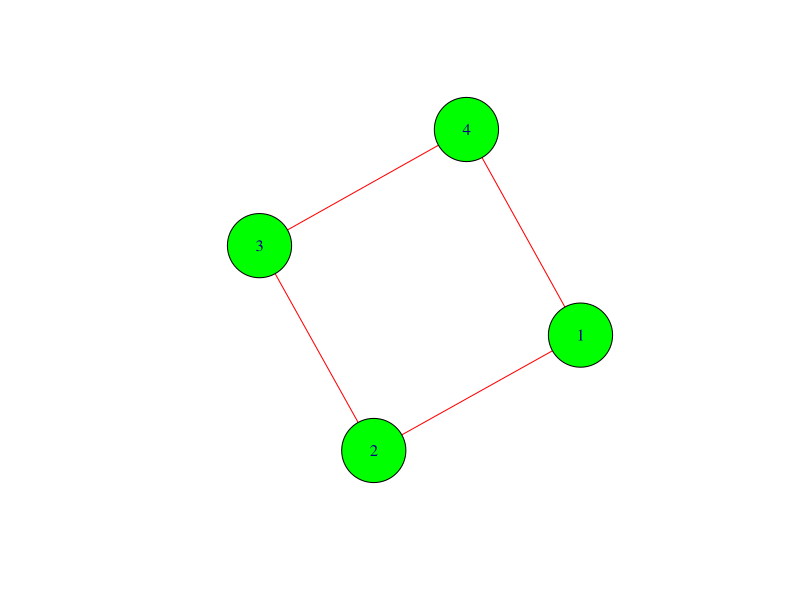

Generate this figure with R:
library(igraph)
g <- graph(c(1,2,2,3,3,4,4,1),
           directed = F)
plot(g,
     vertex.color = "green",
     vertex.size = 40,
     edge.color = 'red')
